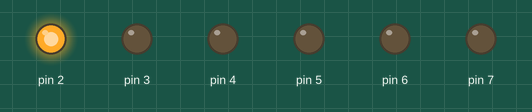
Simulated run of this sketch. Board: Arduino Uno, built with avr-gcc and run on an emulated ATmega328P. Shown: output pins drawn as LEDs (lit = HIGH).

Above: at 0.15 s.
At 1.05 s:
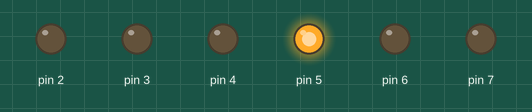
At 1.35 s:
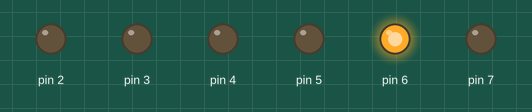
At 2.85 s:
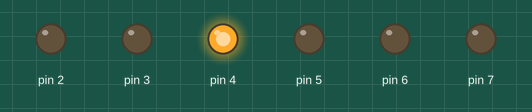
At 5.4 s:
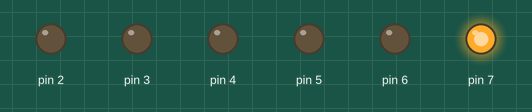
At 7.65 s:
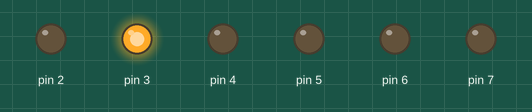
Timing chart, 0 to 8.3 s (numbered marks = the images above):
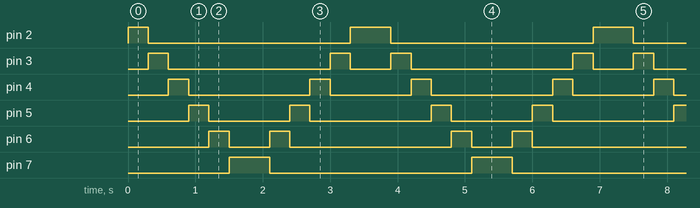

The sketch:

sizzling_crift_sango1.ino
```cpp
int timer = 300;           // The higher the number, the slower the timing.

void setup() {

  // use a for loop to initialize each pin as an output:

  for (int thisPin = 2; thisPin < 8; thisPin++) {

    pinMode(thisPin, OUTPUT);

  }
}

void loop() {

  // loop from the lowest pin to the highest:

  for (int thisPin = 2; thisPin < 8; thisPin++) {

    // turn the pin on:

    digitalWrite(thisPin, HIGH);

    delay(timer);

    // turn the pin off:

    digitalWrite(thisPin, LOW);

  }

  // loop from the highest pin to the lowest:

  for (int thisPin = 7; thisPin >= 2; thisPin--) {

    // turn the pin on:

    digitalWrite(thisPin, HIGH);

    delay(timer);

    // turn the pin off:

    digitalWrite(thisPin, LOW);

  }
}
```

Measured:
- by itself, pin 2: repeats every 3.6 s: LOW 3.0 s, HIGH 0.60 s
- by itself, pin 3: repeats every 3.6 s: LOW 2.4 s, HIGH 0.30 s, LOW 0.60 s, HIGH 0.30 s
- by itself, pin 4: repeats every 3.6 s: LOW 1.8 s, HIGH 0.30 s, LOW 1.2 s, HIGH 0.30 s
- by itself, pin 5: repeats every 3.6 s: LOW 1.2 s, HIGH 0.30 s, LOW 1.8 s, HIGH 0.30 s
- by itself, pin 6: repeats every 3.6 s: LOW 0.60 s, HIGH 0.30 s, LOW 2.4 s, HIGH 0.30 s
- by itself, pin 7: alternates HIGH for 0.60 s and LOW for 3.0 s
